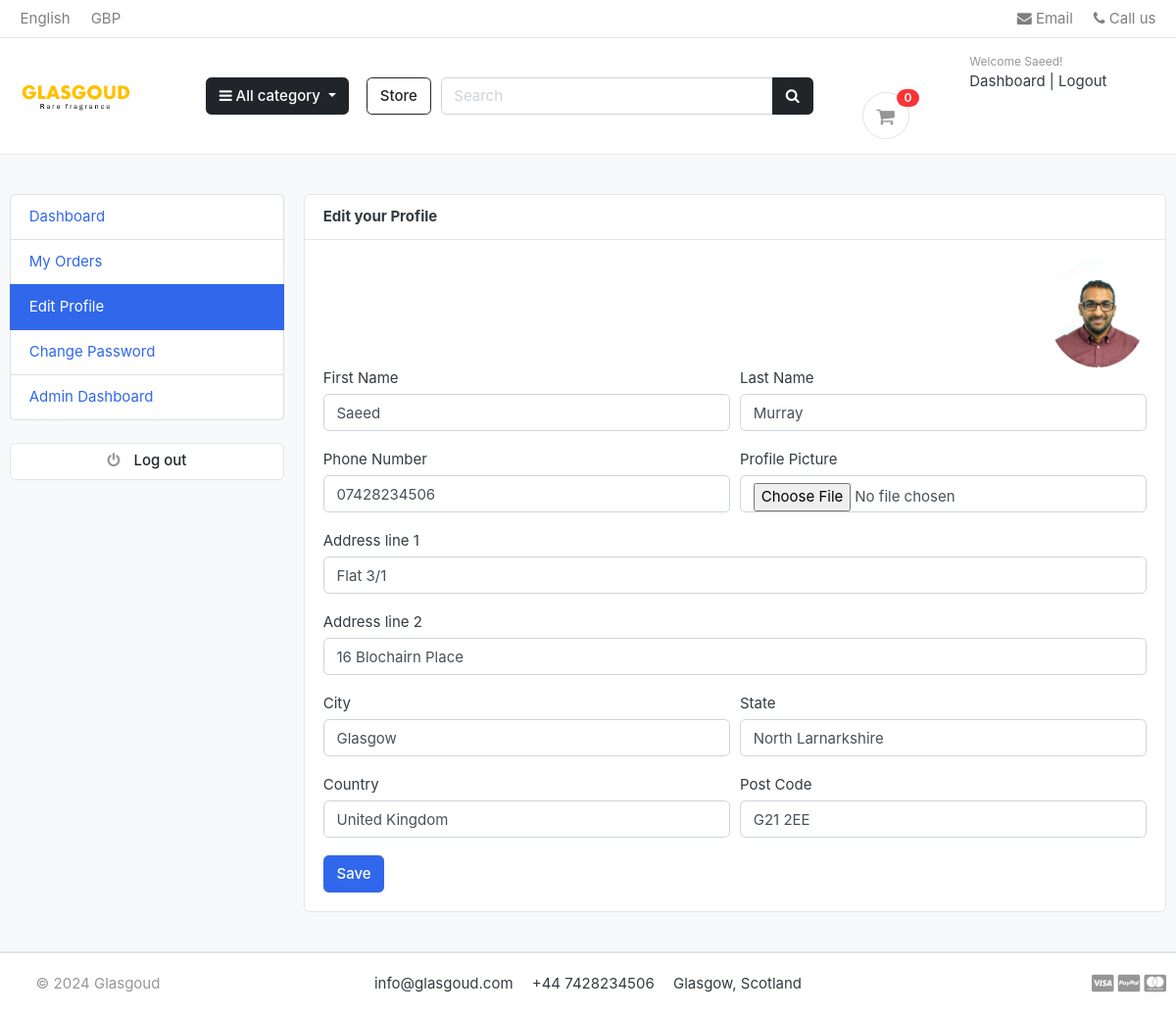
/accounts/edit_profile/ (signed in), run on the app's committed database.
### accounts/models.py (models this page shows, shortened)
class Account(AbstractBaseUser):
    first_name = models.CharField(max_length=50)
    last_name = models.CharField(max_length=50)
    username = models.CharField(max_length=50, unique=True)
    email = models.EmailField(max_length=100, unique=True)
    phone_number = models.CharField(max_length=50)
    date_joined = models.DateTimeField(auto_now_add=True)
    last_joined = models.DateTimeField(auto_now_add=True)
    is_admin = models.BooleanField(default=False)
    is_staff = models.BooleanField(default=False)
    is_active = models.BooleanField(default=False)
    is_superadmin = models.BooleanField(default=False)
    USERNAME_FIELD = 'email'
    REQUIRED_FIELDS = ['username', 'first_name', 'last_name']
    objects = MyAccountManager()

class UserProfile(models.Model):
    user = models.OneToOneField(Account, on_delete=models.CASCADE)
    address_line_1 = models.CharField(blank=True, max_length=100)
    address_line_2 = models.CharField(blank=True, max_length=100)
    profile_picture = models.ImageField(blank=True, upload_to='userprofile')
    city = models.CharField(blank=True, max_length=50)
    state = models.CharField(blank=True, max_length=50)
    country = models.CharField(blank=True, max_length=50)
    post_code = models.CharField(blank=True, max_length=20)

### accounts/views.py (the view)
# urls.py: path('edit_profile/', views.edit_profile, name='edit_profile'),
@ login_required(login_url='login')
def edit_profile(request):
    userprofile = get_object_or_404(UserProfile, user=request.user)
    if request.method == 'POST':
        user_form = UserForm(request.POST, instance=request.user)
        profile_form = UserProfileForm(
            request.POST, request.FILES, instance=userprofile)
        if user_form.is_valid() and profile_form.is_valid():
            user_form.save()
            profile_form.save()
            messages.success(request, 'Your profile has been updated.')
            return render(request, 'accounts/edit_profile.html')
    else:
        user_form = UserForm(instance=request.user)
        profile_form = UserProfileForm(instance=userprofile)
    context = {
        'user_form': user_form,
        'profile_form': profile_form,
        'userprofile': userprofile,
    }
    return render(request, 'accounts/edit_profile.html', context)

### accounts/forms.py
class UserForm(forms.ModelForm):
    class Meta:
        model = Account
        fields = ('first_name', 'last_name', 'phone_number')
    def __init__(self, *args, **kwargs):
        super(UserForm, self).__init__(*args, **kwargs)
        for field in self.fields:
            self.fields[field].widget.attrs['class'] = 'form-control'

class UserProfileForm(forms.ModelForm):
    profile_picture = forms.ImageField(required=False, error_messages={
                                       'invalid': ("Image files only")}, widget=forms.FileInput)
    class Meta:
        model = UserProfile
        fields = ('address_line_1', 'address_line_2', 'city',
                  'state', 'country', 'post_code', 'profile_picture')
    def __init__(self, *args, **kwargs):
        super(UserProfileForm, self).__init__(*args, **kwargs)
        for field in self.fields:
            self.fields[field].widget.attrs['class'] = 'form-control'

### carts/context_processors.py (called while the page is built)
def counter(request):
    cart_count = 0
    if 'admin' in request.path:
        return {}
    else:
        try:
            cart = Cart.objects.filter(cart_id=_cart_id(request))
            if request.user.is_authenticated:
                cart_items = CartItem.objects.all().filter(user=request.user)
            else:
                cart_items = CartItem.objects.all().filter(cart=cart[:1])
            for cart_item in cart_items:
                cart_count += cart_item.quantity
        except Cart.DoesNotExist:
            cart_count = 0
        return dict(cart_count=cart_count)

### carts/views.py (called while the page is built)
def _cart_id(request):
    cart = request.session.session_key
    if not cart:
        cart = request.session.create()
    return cart

### category/context_processors.py (called while the page is built)
def menu_links(request):
    links = Category.objects.all()
    return dict(links=links)

### category/models.py (called while the page is built)
    def get_url(self):
        return reverse('products_by_category', args=[self.slug])

### templates/accounts/edit_profile.html (shortened to what this page needs)
{% extends 'base.html' %}
{% block content %}
<section class="section-conten padding-y bg">
    <div class="container">
        <div class="row">
         {% include 'includes/dashboard_sidebar.html' %}
        <main class="col-md-9">
            <article class="card">
            <header class="card-header">
                <strong class="d-inline-block mr-3">Edit your Profile</strong>
            </header>
            <div class="card-body">
                <div class="text-right">
                    <img src="{{userprofile.profile_picture.url}}" alt="Profile Picture" width="100" style="border-radius:50%;">
                </div>
                <div class="row">
                    <div class="col-md-12">
                        <form action="{% url 'edit_profile' %}" method="POST" enctype="multipart/form-data">
                            <div class="form-row">
                                <div class="form-group col-md-6">
                                    <label>First Name</label>
                                    {{user_form.first_name}}
                                </div>
                                <div class="form-group col-md-6">
                                    <label>Last Name</label>
                                    {{user_form.last_name}}
                                </div>
                            </div>
                            <div class="form-row">
                                <div class="form-group col-md-6">
                                    <label>Phone Number</label>
                                    {{user_form.phone_number}}
                                </div>
                                <div class="form-group col-md-6">
                                    <label>Profile Picture</label>
                                    {{profile_form.profile_picture}}
                                </div>
                            </div>
                            <div class="form-group">
                                <label>Address line 1</label>
                                {{profile_form.address_line_1}}
                            </div>
                            <div class="form-group">
                                <label>Address line 2</label>
                                {{profile_form.address_line_2}}
                            </div>
                            <div class="form-row">
                                <div class="form-group col-md-6">
                                    <label>City</label>
                                    {{profile_form.city}}
                                </div>
                                <div class="form-group col-md-6">
                                    <label>State</label>
                                    {{profile_form.state}}
                                </div>
                            </div>
                            <div class="form-row">
                                <div class="form-group col-md-6">
                                    <label>Country</label>
                                    {{profile_form.country}}
                                </div>
                                <div class="form-group col-md-6">
                                    <label>Post Code</label>
                                    {{profile_form.post_code}}
                                </div>
                            </div>
                            <input type="submit" class="btn btn-primary" value="Save">
                        </form>
                    </div>
                </div>
            </div>
            </article>
        </main>
    </div>
    </div>
    </section>
{% endblock %}

### templates/includes/navbar.html (shortened to what this page needs)
{% load static %}
<header class="section-header">
    <nav class="navbar p-md-0 navbar-expand-sm navbar-light border-bottom">
    <div class="container">
      <div class="collapse navbar-collapse" id="navbarTop4">
        <ul class="navbar-nav mr-auto">
            <li class="nav-item dropdown">
                 <a href="#" class="nav-link">   English </a>
            </li>
            <li class="nav-item dropdown">
                <a href="#" class="nav-link"> GBP </a>
            </li>
        </ul>
        <ul class="navbar-nav">
            <li><a href="#" class="nav-link"> <i class="fa fa-envelope"></i> Email </a></li>
            <li><a href="#" class="nav-link"> <i class="fa fa-phone"></i> Call us </a></li>
        </ul>
      </div>
    </div>
    </nav>
    <section class="header-main border-bottom">
        <div class="container">
    <div class="row align-items-center">
        <div class="col-lg-2 col-md-3 col-6">
            <a href="{% url 'home' %}" class="brand-wrap">
                <img class="logo" src="{% static './images/logo.png' %}">
            </a>
        </div>
        <div class="col-lg col-sm col-md col-6 flex-grow-0">
            <div class="category-wrap dropdown d-inline-block float-right">
                <button type="button" class="btn btn-dark dropdown-toggle" data-toggle="dropdown">
                    <i class="fa fa-bars"></i> All category
                </button>
            </div>
        </div>
        <div class="sm-col-2 ml-2 mb-3 mb-lg-0 mb-md-0">
            <a href="{% url 'store' %}" class="btn btn-outline-dark">Store</a>
        </div>
        <div class="col-lg-4 col-md-6 col-9 ml-3 ml-md-0 ml-lg-0">
            <form action="{% url 'search' %}" class="search" method="GET">
                <div class="input-group w-100">
                    <input type="text" class="form-control" style="width:60%;" placeholder="Search" name="keyword">
                    <div class="input-group-append">
                      <button class="btn btn-dark" type="submit">
                        <i class="fa fa-search"></i>
                      </button>
                    </div>
                </div>
            </form>
        </div>
        <div class="col-lg-3 col-md-6 col-12 order-2 order-lg-3 ">
            {% if user.id is None %}
            <div class="d-flex justify-content-end mb-3 mb-lg-0">
                <div class="widget-header">
                    <small class="title text-muted">Welcome guest!</small>
                    <div>
                        <a href="{% url 'login' %}">Sign in</a> <span class="dark-transp"> | </span>
                        <a href="{% url 'register' %}">Register</a>
                    </div>
                </div>
            </div>
                {% else %}
                    <div class="d-flex justify-content-end mb-3 mb-lg-0">
                        <div class="widget-header">
                            {% if user.email|slice:":5" == "guest" %}
                                <small class="title text-muted">Welcome guest!</small>
                                <div>
                                    <a href="{% url 'register' %}">Register</a> <span class="dark-transp"> | </span>
                                    <a href="{% url 'logout' %}">Clear Cart</a>
                                </div>
                            {% else %}
                                <small class="title text-muted">Welcome {{user.first_name}}!</small>
                                <div>
                                    <a href="{% url 'dashboard' %}">Dashboard</a> <span class="dark-transp"> | </span>
                                    <a href="{% url 'logout' %}">Logout</a>
                                </div>
                            {% endif %}
                        </div>
                    </div>
                {% endif %}
                        <a href="{% url 'cart' %}"  class="widget-header pl-3 ml-3">
                            <div class="icon icon-sm rounded-circle border"><i class="fa fa-shopping-cart"></i></div>
                            <span class="badge badge-pill badge-danger notify">{{cart_count}}</span>
                        </a>
                    </div>
                </div>
    </div>
    </section>
    </header>

### static/css/ui.css (style rules this page uses)
html { font-family: "Inter", sans-serif; font-size: 15px; }
.icon-xs, .icon-sm, .icon-md, .icon-lg { display: inline-block; text-align: center; flex-shrink: 0; flex-grow: 0; }
.icon-sm { width: 48px; height: 48px; line-height: 48px !important; font-size: 20px; }
.padding-y { padding-top: 40px; padding-bottom: 40px; }
article:after, .form-group:after { display: block; clear: both; content: ""; }
.bg { background-color: #f8f9fa; }
.header-main { position: relative; padding-top: 1rem; padding-bottom: 1rem; }
.brand-wrap .logo, .navbar-brand .logo { margin-right: 7px; max-height: 42px; display: inline-block; }
.widget-header { display: inline-block; vertical-align: middle; position: relative; }
.widget-header a { color: #343a40; }
.widget-header i { color: #969696; }
.widget-header .title { display: block; }
.widget-header .notify { position: absolute; top: -3px; right: -10px; }
.notify { position: absolute; top: -4px; right: -10px; display: inline-block; padding: 0.25em 0.6em; font-size: 12px; line-height: 1; text-align: center; border-radius: 3rem; color: #fff; background-color: #fa3434; }

### data on the page
Account: first_name "Saeed", last_name "Murray", phone_number "07428234506"
UserProfile: profile_picture (picture), address_line_1 "Flat 3/1", address_line_2 "16 Blochairn Place", city "Glasgow", state "North Larnarkshire", country "United Kingdom", post_code "G21 2EE"

### other printed values
{{ cart_count }} "0"
